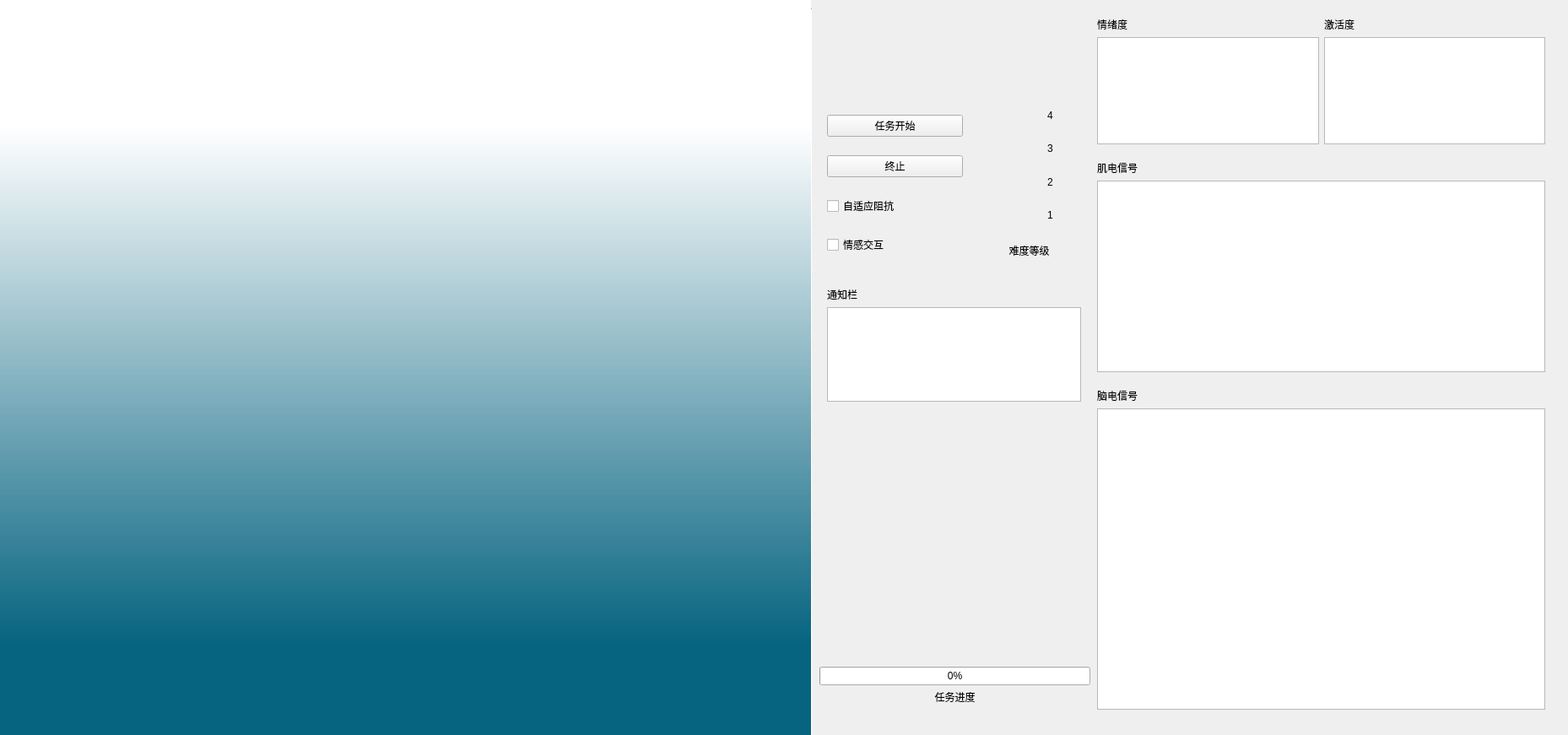
<?xml version="1.0" encoding="UTF-8"?>
<ui version="4.0">
 <class>MainWindow</class>
 <widget class="QMainWindow" name="MainWindow">
  <property name="geometry">
   <rect>
    <x>0</x>
    <y>0</y>
    <width>1858</width>
    <height>871</height>
   </rect>
  </property>
  <property name="windowTitle">
   <string>ReBooT</string>
  </property>
  <widget class="QWidget" name="centralwidget">
   <widget class="QWidget" name="layoutWidget">
    <property name="geometry">
     <rect>
      <x>980</x>
      <y>120</y>
      <width>161</width>
      <height>201</height>
     </rect>
    </property>
    <layout class="QVBoxLayout" name="verticalLayout_4">
     <item>
      <widget class="QPushButton" name="button_1">
       <property name="styleSheet">
        <string notr="true"/>
       </property>
       <property name="text">
        <string>任务开始</string>
       </property>
      </widget>
     </item>
     <item>
      <widget class="QPushButton" name="button_2">
       <property name="styleSheet">
        <string notr="true"/>
       </property>
       <property name="text">
        <string>终止</string>
       </property>
       <property name="checkable">
        <bool>false</bool>
       </property>
       <property name="default">
        <bool>false</bool>
       </property>
      </widget>
     </item>
     <item>
      <widget class="QCheckBox" name="checkBox_1">
       <property name="styleSheet">
        <string notr="true"/>
       </property>
       <property name="text">
        <string>自适应阻抗</string>
       </property>
      </widget>
     </item>
     <item>
      <widget class="QCheckBox" name="checkBox_2">
       <property name="styleSheet">
        <string notr="true"/>
       </property>
       <property name="text">
        <string>情感交互</string>
       </property>
      </widget>
     </item>
    </layout>
   </widget>
   <widget class="QWidget" name="layoutWidget_2">
    <property name="geometry">
     <rect>
      <x>971</x>
      <y>790</y>
      <width>321</width>
      <height>48</height>
     </rect>
    </property>
    <layout class="QVBoxLayout" name="verticalLayout_3">
     <property name="spacing">
      <number>2</number>
     </property>
     <item>
      <widget class="QProgressBar" name="progressBar">
       <property name="autoFillBackground">
        <bool>false</bool>
       </property>
       <property name="styleSheet">
        <string notr="true"/>
       </property>
       <property name="value">
        <number>0</number>
       </property>
       <property name="alignment">
        <set>Qt::AlignCenter</set>
       </property>
      </widget>
     </item>
     <item>
      <widget class="QLabel" name="label_2">
       <property name="styleSheet">
        <string notr="true"/>
       </property>
       <property name="midLineWidth">
        <number>0</number>
       </property>
       <property name="text">
        <string>任务进度</string>
       </property>
       <property name="alignment">
        <set>Qt::AlignCenter</set>
       </property>
      </widget>
     </item>
    </layout>
   </widget>
   <widget class="Line" name="line">
    <property name="geometry">
     <rect>
      <x>951</x>
      <y>10</y>
      <width>20</width>
      <height>871</height>
     </rect>
    </property>
    <property name="styleSheet">
     <string notr="true">color: rgb(148, 200, 255);</string>
    </property>
    <property name="orientation">
     <enum>Qt::Vertical</enum>
    </property>
   </widget>
   <widget class="QLabel" name="label_3">
    <property name="geometry">
     <rect>
      <x>0</x>
      <y>0</y>
      <width>961</width>
      <height>871</height>
     </rect>
    </property>
    <property name="styleSheet">
     <string notr="true">background-color: qlineargradient(spread:pad, x1:1, y1:0.170909, x2:1, y2:1, stop:0 rgba(255, 255, 255, 255), stop:0.846591 rgba(7, 100, 128, 255));</string>
    </property>
    <property name="text">
     <string/>
    </property>
   </widget>
   <widget class="QLabel" name="label">
    <property name="geometry">
     <rect>
      <x>1179</x>
      <y>287</y>
      <width>81</width>
      <height>20</height>
     </rect>
    </property>
    <property name="styleSheet">
     <string notr="true"/>
    </property>
    <property name="text">
     <string>难度等级</string>
    </property>
    <property name="alignment">
     <set>Qt::AlignCenter</set>
    </property>
   </widget>
   <widget class="QWidget" name="widget" native="true">
    <property name="geometry">
     <rect>
      <x>1290</x>
      <y>20</y>
      <width>551</width>
      <height>831</height>
     </rect>
    </property>
    <widget class="QWidget" name="layoutWidget">
     <property name="geometry">
      <rect>
       <x>10</x>
       <y>170</y>
       <width>531</width>
       <height>251</height>
      </rect>
     </property>
     <layout class="QVBoxLayout" name="verticalLayout_5">
      <item>
       <widget class="QLabel" name="label_10">
        <property name="text">
         <string>肌电信号</string>
        </property>
       </widget>
      </item>
      <item>
       <widget class="QGraphicsView" name="graphicsView_2"/>
      </item>
     </layout>
    </widget>
    <widget class="QWidget" name="layoutWidget">
     <property name="geometry">
      <rect>
       <x>10</x>
       <y>440</y>
       <width>531</width>
       <height>381</height>
      </rect>
     </property>
     <layout class="QVBoxLayout" name="verticalLayout_6">
      <item>
       <widget class="QLabel" name="label_12">
        <property name="text">
         <string>脑电信号</string>
        </property>
       </widget>
      </item>
      <item>
       <widget class="QGraphicsView" name="graphicsView_3"/>
      </item>
     </layout>
    </widget>
    <widget class="QWidget" name="layoutWidget">
     <property name="geometry">
      <rect>
       <x>10</x>
       <y>0</y>
       <width>531</width>
       <height>151</height>
      </rect>
     </property>
     <layout class="QHBoxLayout" name="horizontalLayout">
      <item>
       <layout class="QVBoxLayout" name="verticalLayout">
        <item>
         <widget class="QLabel" name="label_4">
          <property name="text">
           <string>情绪度</string>
          </property>
         </widget>
        </item>
        <item>
         <widget class="QGraphicsView" name="graphicsView"/>
        </item>
       </layout>
      </item>
      <item>
       <layout class="QVBoxLayout" name="verticalLayout_2">
        <item>
         <widget class="QLabel" name="label_6">
          <property name="text">
           <string>激活度</string>
          </property>
         </widget>
        </item>
        <item>
         <widget class="QGraphicsView" name="graphicsView_4"/>
        </item>
       </layout>
      </item>
     </layout>
    </widget>
   </widget>
   <widget class="QWidget" name="layoutWidget">
    <property name="geometry">
     <rect>
      <x>1229</x>
      <y>120</y>
      <width>31</width>
      <height>151</height>
     </rect>
    </property>
    <layout class="QVBoxLayout" name="verticalLayout_7">
     <item>
      <widget class="QLabel" name="label_5">
       <property name="styleSheet">
        <string notr="true"/>
       </property>
       <property name="text">
        <string>4</string>
       </property>
       <property name="alignment">
        <set>Qt::AlignCenter</set>
       </property>
      </widget>
     </item>
     <item>
      <widget class="QLabel" name="label_9">
       <property name="styleSheet">
        <string notr="true"/>
       </property>
       <property name="text">
        <string>3</string>
       </property>
       <property name="alignment">
        <set>Qt::AlignCenter</set>
       </property>
      </widget>
     </item>
     <item>
      <widget class="QLabel" name="label_8">
       <property name="styleSheet">
        <string notr="true"/>
       </property>
       <property name="text">
        <string>2</string>
       </property>
       <property name="alignment">
        <set>Qt::AlignCenter</set>
       </property>
      </widget>
     </item>
     <item>
      <widget class="QLabel" name="label_7">
       <property name="styleSheet">
        <string notr="true"/>
       </property>
       <property name="text">
        <string>1</string>
       </property>
       <property name="alignment">
        <set>Qt::AlignCenter</set>
       </property>
      </widget>
     </item>
    </layout>
   </widget>
   <widget class="QWidget" name="layoutWidget">
    <property name="geometry">
     <rect>
      <x>980</x>
      <y>340</y>
      <width>301</width>
      <height>136</height>
     </rect>
    </property>
    <layout class="QVBoxLayout" name="verticalLayout_8">
     <item>
      <widget class="QLabel" name="label_11">
       <property name="text">
        <string>通知栏</string>
       </property>
      </widget>
     </item>
     <item>
      <widget class="QTextBrowser" name="textBrowser"/>
     </item>
    </layout>
   </widget>
   <widget class="QLabel" name="MainIconLabel">
    <property name="geometry">
     <rect>
      <x>970</x>
      <y>20</y>
      <width>321</width>
      <height>81</height>
     </rect>
    </property>
    <property name="styleSheet">
     <string notr="true"/>
    </property>
    <property name="text">
     <string/>
    </property>
   </widget>
   <widget class="QLabel" name="EmotivIconLabel">
    <property name="geometry">
     <rect>
      <x>1140</x>
      <y>650</y>
      <width>131</width>
      <height>81</height>
     </rect>
    </property>
    <property name="styleSheet">
     <string notr="true"/>
    </property>
    <property name="text">
     <string/>
    </property>
   </widget>
   <widget class="QLabel" name="RoboHandIconLabel">
    <property name="geometry">
     <rect>
      <x>1060</x>
      <y>480</y>
      <width>151</width>
      <height>111</height>
     </rect>
    </property>
    <property name="text">
     <string/>
    </property>
   </widget>
   <widget class="QLabel" name="MyoIconLabel">
    <property name="geometry">
     <rect>
      <x>1010</x>
      <y>670</y>
      <width>71</width>
      <height>51</height>
     </rect>
    </property>
    <property name="styleSheet">
     <string notr="true"/>
    </property>
    <property name="text">
     <string/>
    </property>
   </widget>
   <widget class="QLabel" name="EmotivStateLabel">
    <property name="geometry">
     <rect>
      <x>1195</x>
      <y>740</y>
      <width>21</width>
      <height>21</height>
     </rect>
    </property>
    <property name="text">
     <string/>
    </property>
   </widget>
   <widget class="QLabel" name="RoboHandStateLabel">
    <property name="geometry">
     <rect>
      <x>1125</x>
      <y>586</y>
      <width>21</width>
      <height>21</height>
     </rect>
    </property>
    <property name="text">
     <string/>
    </property>
   </widget>
   <widget class="QLabel" name="MyoStateLabel">
    <property name="geometry">
     <rect>
      <x>1035</x>
      <y>740</y>
      <width>21</width>
      <height>21</height>
     </rect>
    </property>
    <property name="text">
     <string/>
    </property>
   </widget>
  </widget>
 </widget>
 <resources>
  <include location="Images.qrc"/>
 </resources>
 <connections/>
</ui>
